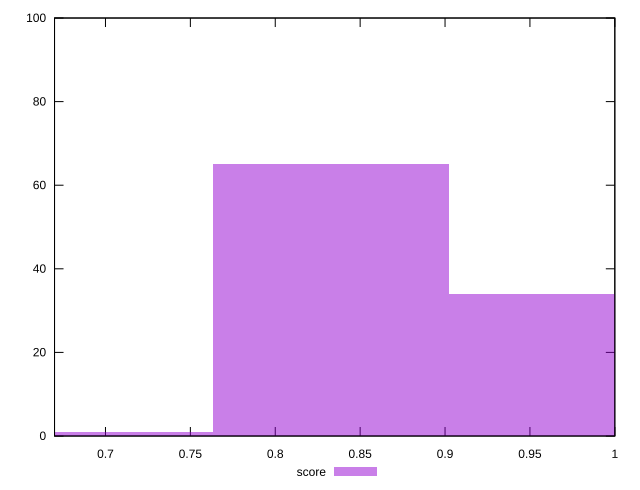

Generate this figure with gnuplot:
reset

$score <<EOF
0.9717373940227536 34
0.8329177663052174 65
0.6940981385876811 1
EOF

set key outside below
set boxwidth 0.13881962771753623
set xrange [0.67:1]
set yrange [0:100]
set trange [0:100]
set style fill transparent solid 0.5 noborder
set terminal svg size 640, 490 enhanced background rgb 'white'
set output "report_00026_2021-02-22T21:38:55.199Z/uses-http2/samples/pages+cached+noadtech/score/histogram.svg"

plot $score title "score" with boxes

reset
